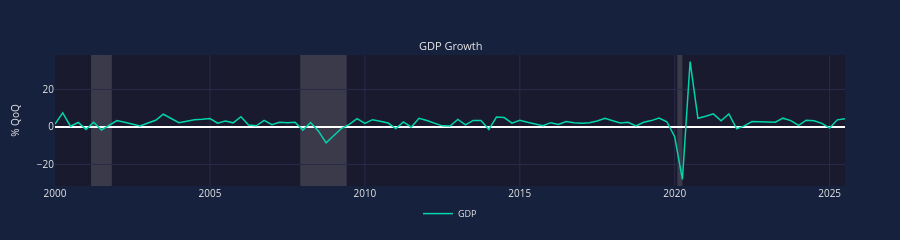

The code cell stored with this chart in its notebook:
### Markdown cell above
## Doc 7: Level 7 - Recession Shading

### Code cell
# Level 7: Recession Shading and Custom Height (using FRED data)
# Crosshair and recession shading are enabled by default
gdp_real = EconChart(
    Data(x=gdp_dates, y=gdp_values, name='GDP', color='teal'),
    title="GDP Growth",
    y_label='% QoQ',
    horizontal_line=0,
)

board = EconBoard(
    gdp_real,
    height=200,
    recession_color='gray',
    recession_opacity=0.2,
)
board.show()
print("PASS: Level 7 - Recession shading visible")

### Figure 1 — Plotly figure (JSON) as saved in the notebook; plotly's stock layout.template omitted (floating-point values rounded to 4 significant figures)
{"data": [{"line": {"color": "#00d4aa", "width": 1.5}, "name": "GDP", "showlegend": true, "type": "scatter", "visible": true, "x": ["2000-01-01T00:00:00", "2000-04-01T00:00:00", "2000-07-01T00:00:00", "2000-10-01T00:00:00", "2001-01-01T00:00:00", "2001-04-01T00:00:00", "2001-07-01T00:00:00", "2001-10-01T00:00:00", "2002-01-01T00:00:00", "2002-04-01T00:00:00", "2002-07-01T00:00:00", "2002-10-01T00:00:00", "2003-01-01T00:00:00", "2003-04-01T00:00:00", "2003-07-01T00:00:00", "2003-10-01T00:00:00", "2004-01-01T00:00:00", "2004-04-01T00:00:00", "2004-07-01T00:00:00", "2004-10-01T00:00:00", "2005-01-01T00:00:00", "2005-04-01T00:00:00", "2005-07-01T00:00:00", "2005-10-01T00:00:00", "2006-01-01T00:00:00", "2006-04-01T00:00:00", "2006-07-01T00:00:00", "2006-10-01T00:00:00", "2007-01-01T00:00:00", "2007-04-01T00:00:00", "2007-07-01T00:00:00", "2007-10-01T00:00:00", "2008-01-01T00:00:00", "2008-04-01T00:00:00", "2008-07-01T00:00:00", "2008-10-01T00:00:00", "2009-01-01T00:00:00", "2009-04-01T00:00:00", "2009-07-01T00:00:00", "2009-10-01T00:00:00", "2010-01-01T00:00:00", "2010-04-01T00:00:00", "2010-07-01T00:00:00", "2010-10-01T00:00:00", "2011-01-01T00:00:00", "2011-04-01T00:00:00", "2011-07-01T00:00:00", "2011-10-01T00:00:00", "2012-01-01T00:00:00", "2012-04-01T00:00:00", "2012-07-01T00:00:00", "2012-10-01T00:00:00", "2013-01-01T00:00:00", "2013-04-01T00:00:00", "2013-07-01T00:00:00", "2013-10-01T00:00:00", "2014-01-01T00:00:00", "2014-04-01T00:00:00", "2014-07-01T00:00:00", "2014-10-01T00:00:00", "2015-01-01T00:00:00", "2015-04-01T00:00:00", "2015-07-01T00:00:00", "2015-10-01T00:00:00", "2016-01-01T00:00:00", "2016-04-01T00:00:00", "2016-07-01T00:00:00", "2016-10-01T00:00:00", "2017-01-01T00:00:00", "2017-04-01T00:00:00", "2017-07-01T00:00:00", "2017-10-01T00:00:00", "2018-01-01T00:00:00", "2018-04-01T00:00:00", "2018-07-01T00:00:00", "2018-10-01T00:00:00", "2019-01-01T00:00:00", "2019-04-01T00:00:00", "2019-07-01T00:00:00", "2019-10-01T00:00:00", "2020-01-01T00:00:00", "2020-04-01T00:00:00", "2020-07-01T00:00:00", "2020-10-01T00:00:00", "2021-01-01T00:00:00", "2021-04-01T00:00:00", "2021-07-01T00:00:00", "2021-10-01T00:00:00", "2022-01-01T00:00:00", "2022-04-01T00:00:00", "2022-07-01T00:00:00", "2022-10-01T00:00:00", "2023-01-01T00:00:00", "2023-04-01T00:00:00", "2023-07-01T00:00:00", "2023-10-01T00:00:00", "2024-01-01T00:00:00", "2024-04-01T00:00:00", "2024-07-01T00:00:00", "2024-10-01T00:00:00", "2025-01-01T00:00:00", "2025-04-01T00:00:00", "2025-07-01T00:00:00"], "xaxis": "x", "y": [1.5, 7.5, 0.4, 2.4, -1.3, 2.5, -1.6, 1.1, 3.4, 2.5, 1.6, 0.5, 2.1, 3.6, 6.8, 4.7, 2.3, 3.1, 3.8, 4.1, 4.5, 2, 3.2, 2.2, 5.5, 1, 0.6, 3.5, 1.2, 2.5, 2.3, 2.5, -1.7, 2.4, -2.1, -8.5, -4.5, -0.7, 1.4, 4.4, 1.9, 3.9, 3.1, 2.1, -0.9, 2.7, -0.1, 4.6, 3.4, 1.8, 0.6, 0.5, 4, 1.1, 3.5, 3.5, -1.4, 5.3, 5, 2, 3.6, 2.5, 1.6, 0.7, 2.3, 1.3, 2.9, 2.2, 2, 2.3, 3.2, 4.6, 3.3, 2.1, 2.5, 0.6, 2.5, 3.4, 4.8, 2.8, -5.2, -28, 34.9, 4.6, 5.7, 7, 3.3, 7, -1, 0.6, 2.9, 2.8, 2.9, 2.5, 4.7, 3.4, 0.8, 3.6, 3.3, 1.9, -0.6, 3.8, 4.4], "yaxis": "y"}], "layout": {"annotations": [{"font": {"color": "#e8e8e8", "size": 11}, "showarrow": false, "text": "GDP Growth", "x": 0.5, "xanchor": "center", "xref": "paper", "y": 1, "yanchor": "bottom", "yref": "paper"}], "font": {"color": "#e8e8e8", "size": 10}, "height": 200, "hoverlabel": {"bgcolor": "#16213e", "font": {"color": "#e8e8e8", "size": 11}}, "hovermode": "x unified", "legend": {"bgcolor": "rgba(0,0,0,0)", "font": {"color": "#e8e8e8", "size": 9}, "orientation": "h", "x": 0.5, "xanchor": "center", "y": -0.1, "yanchor": "top"}, "margin": {"b": 35, "l": 55, "r": 55, "t": 55}, "paper_bgcolor": "#16213e", "plot_bgcolor": "#1a1a2e", "shapes": [{"line": {"color": "rgba(255, 255, 255, 0.3)", "dash": "dash", "width": 1}, "type": "line", "x0": 0, "x1": 1, "xref": "x", "y0": 0, "y1": 0, "yref": "y"}, {"fillcolor": "#b8b8b8", "layer": "below", "line": {"width": 0}, "opacity": 0.2, "type": "rect", "x0": "2001-03-01T00:00:00", "x1": "2001-11-01T00:00:00", "xref": "x", "y0": 0, "y1": 1, "yref": "y domain"}, {"fillcolor": "#b8b8b8", "layer": "below", "line": {"width": 0}, "opacity": 0.2, "type": "rect", "x0": "2007-12-01T00:00:00", "x1": "2009-06-01T00:00:00", "xref": "x", "y0": 0, "y1": 1, "yref": "y domain"}, {"fillcolor": "#b8b8b8", "layer": "below", "line": {"width": 0}, "opacity": 0.2, "type": "rect", "x0": "2020-02-01T00:00:00", "x1": "2020-04-01T00:00:00", "xref": "x", "y0": 0, "y1": 1, "yref": "y domain"}], "xaxis": {"anchor": "y", "domain": [0, 1], "gridcolor": "#2a2a4a", "range": ["2000-01-01T00:00:00", "2025-07-01T00:00:00"], "showspikes": true, "spikecolor": "rgba(255, 255, 255, 0.5)", "spikedash": "dot", "spikemode": "across", "spikesnap": "cursor", "spikethickness": 1}, "yaxis": {"anchor": "x", "domain": [0, 1], "gridcolor": "#2a2a4a", "title": {"font": {"color": "#e8e8e8", "size": 10}, "text": "% QoQ"}, "type": "linear"}}}
